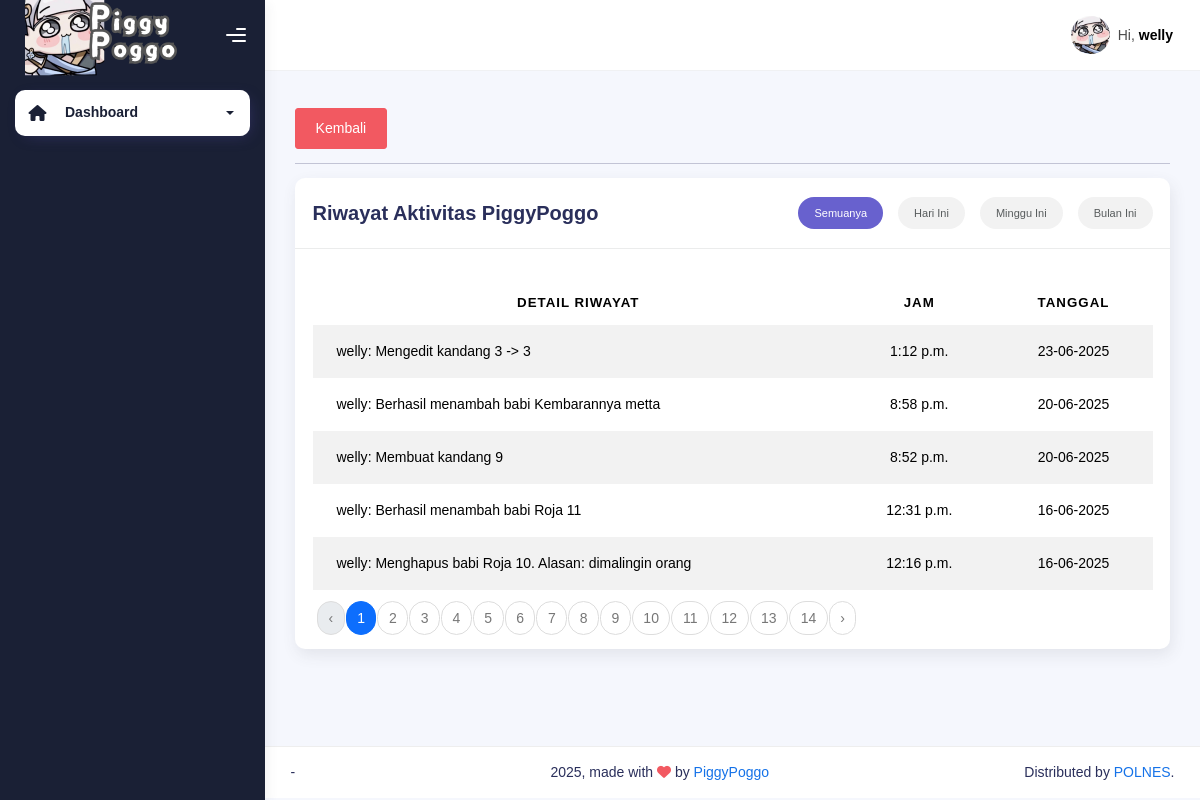
The app's page /dashboard/riwayat (signed in) with its own data.
### piggypoggo_app/models.py (models this page shows, shortened)
class Riwayat(models.Model):
    riwayat = models.TextField(null=True, blank=True)
    tanggal = models.DateTimeField(auto_now_add=True)
    user_profile = models.ForeignKey(UserProfile, null=True, blank=True, on_delete=models.SET_NULL)
    def __str__(self):
        return f'{self.riwayat}'

class UserProfile(models.Model):
    LEVEL_USER = [
        (1, "Operator"),
        (2, "Admin"),
    ]
    user = models.OneToOneField(User, on_delete=models.CASCADE)
    level = models.IntegerField(choices=LEVEL_USER, default=1)

### piggypoggo_app/views.py (the view, shortened to what this page needs)
# urls.py: path('dashboard/riwayat', views.riwayat, name="riwayat"),
@login_required
@status_required([1, 2])
def riwayat(request):
    filter_option = request.GET.get('filter', 'semua')
    all_riwayats = Riwayat.objects.all()
    if filter_option == 'hari_ini':
        from django.utils.timezone import now
        today = now().date()
        all_riwayats = all_riwayats.filter(tanggal__date=today)
    elif filter_option == 'bulan_ini':
        from django.utils.timezone import now
        today = now().date()
        all_riwayats = all_riwayats.filter(tanggal__year=today.year, tanggal__month=today.month)
    all_riwayats = all_riwayats.order_by('-tanggal')
    paginator = Paginator(all_riwayats, 5)
    page_number = request.GET.get('page')
    page_obj = paginator.get_page(page_number)
    context = {
        'page_obj': page_obj,
        'filter': filter_option,
    }
    return render(request, 'riwayat.html', context)

### piggypoggo_app/templates/riwayat.html (shortened to what this page needs)
{% extends "base-dashboard.html" %} {% load static %}
{% block content %}
<div class="container">
    <div class="page-inner">
        <div class="page-header">
        </div>
        <div class="row">
            <div class="col-md-12">
                <a href="{% url 'dashboard' %}" class="btn btn-danger" style="margin-top: -20px;">Kembali</a>
                <hr>
                <div class="card">
                    <div class="card-header" style="display: flex; justify-content: space-between; align-items: center;">
                        <div class="card-title" style="margin-right: 10px;">Riwayat Aktivitas PiggyPoggo</div>
                        <div>
                            <ul class="nav nav-pills nav-secondary nav-pills-no-bd nav-sm" id="pills-tab" role="tablist">
                                <li class="nav-item">
                                    <a class="nav-link {% if filter == 'semua' %}active{% endif %}" href="?filter=semua">Semuanya</a>
                                </li>
                                <li class="nav-item">
                                    <a class="nav-link {% if filter == 'hari_ini' %}active{% endif %}" href="?filter=hari_ini">Hari Ini</a>
                                </li>
                                <li class="nav-item">
                                    <a class="nav-link {% if filter == 'minggu_ini' %}active{% endif %}" href="?filter=minggu_ini">Minggu Ini</a>
                                </li>
                                <li class="nav-item">
                                    <a class="nav-link {% if filter == 'bulan_ini' %}active{% endif %}" href="?filter=bulan_ini">Bulan Ini</a>
                                </li>
                            </ul>
                        </div>
                    </div>
                    <div class="card-body">
                        <table class="table table-striped mt-3">
                        <thead>
                            <tr>
                            <th scope="col" style="text-align: center;">Detail Riwayat</th>
                            <th scope="col" style="text-align: center;">Jam</th>
                            <th scope="col" style="text-align: center;">Tanggal</th>
                            </tr>
                        </thead>
                        <tbody>
                            {% for riwayat in page_obj %}
                            <tr>
                                <td>{{ riwayat.user_profile.user.username }}: {{ riwayat }}</td>
                                <td style="text-align: center;">{{ riwayat.tanggal|time }}</td>
                                <td style="text-align: center;">{{ riwayat.tanggal|date:'d-m-Y' }}</td>
                            </tr>
                            {% endfor %}
                        </tbody>
                        </table>
                    </div>
                    <div class="dataTables_paginate paging_simple_numbers" style="margin-top: -20px; margin-left: 20px;">
                        <ul class="pagination">
                        {% if page_obj.has_previous %}
                            <li class="paginate_button page-item">
                            <a class="page-link" href="?page={{ page_obj.previous_page_number }}&filter={{ filter }}">‹</a>
                            </li>
                        {% else %}
                            <li class="paginate_button page-item disabled">
                            <span class="page-link">‹</span>
                            </li>
                        {% endif %}
                        {% for num in page_obj.paginator.page_range %}
                            {% if page_obj.number == num %}
                            <li class="paginate_button page-item active">
                                <span class="page-link">{{ num }}</span>
                            </li>
                            {% else %}
                            <li class="paginate_button page-item">
                                <a class="page-link" href="?page={{ num }}&filter={{ filter }}">{{ num }}</a>
                            </li>
                            {% endif %}
                        {% endfor %}
                        {% if page_obj.has_next %}
                            <li class="paginate_button page-item">
                            <a class="page-link" href="?page={{ page_obj.next_page_number }}&filter={{ filter }}">›</a>
                            </li>
                        {% else %}
                            <li class="paginate_button page-item disabled">
                            <span class="page-link">›</span>
                            </li>
                        {% endif %}
                        </ul>
                    </div>
                </div>
            </div>
        </div>
    </div>
</div>
{% endblock content %}

### piggypoggo_app/templates/base-dashboard.html (shortened to what this page needs)
{% load static %}
<!DOCTYPE html>
<html lang="en">
  <head>
    <link rel="stylesheet" href="{% static 'css/bootstrap.min.css' %}" />
    <link rel="stylesheet" href="{% static 'css/plugins.min.css' %}" />
    <link rel="stylesheet" href="{% static 'css/piggypoggo.min.css' %}" />
    <link rel="stylesheet" href="https://cdnjs.cloudflare.com/ajax/libs/bootstrap/5.3.3/css/bootstrap-grid.min.css" />
    <link href="https://cdn.jsdelivr.net/npm/select2@4.1.0-rc.0/dist/css/select2.min.css" rel="stylesheet" />
    <link rel="stylesheet" href="https://cdnjs.cloudflare.com/ajax/libs/font-awesome/6.5.1/css/all.min.css">
  </head>
  <body>
    <div class="wrapper">
      <div class="sidebar sidebar-style-2" data-background-color="dark">
        <div class="sidebar-logo">
          <div class="logo-header" data-background-color="dark">
            <a href="{% url 'dashboard' %}" class="logo">
              <img src="{% static 'img/piggypoggo/jinhsilogo.png' %}" alt="navbar brand" class="navbar-brand" height="90" style=""/>
            </a>
            <div class="nav-toggle">
              <button class="btn btn-toggle toggle-sidebar">
                <i class="gg-menu-right"></i>
              </button>
            </div>
          </div>
        </div>
        <div class="sidebar-wrapper scrollbar scrollbar-inner">
          <div class="sidebar-content">
            <ul class="nav nav-secondary">
              <li class="nav-item active">
                <a data-bs-toggle="collapse" href="#dashboard" class="collapsed" aria-expanded="false">
                  <i class="fas fa-home"></i>
                  <p>Dashboard</p>
                  <span class="caret"></span>
                </a>
              </li>
            </ul>
          </div>
        </div>
      </div>
      <div class="main-panel">
        <div class="main-header">
          <nav class="navbar navbar-header navbar-header-transparent navbar-expand-lg border-bottom">
            <div class="container-fluid">
              <ul class="navbar-nav topbar-nav ms-md-auto align-items-center">
                <li class="nav-item topbar-user dropdown hidden-caret">
                  <a class="dropdown-toggle profile-pic" data-bs-toggle="dropdown" href="#" aria-expanded="false">
                    <div class="avatar-sm">
                      <img
                        src="{% static 'img/piggypoggo/jinhsi-icon.png' %}"
                        alt="..."
                        class="avatar-img rounded-circle"
                      />
                    </div>
                    <span class="profile-username">
                      <span class="op-7">Hi,</span>
                      <span class="fw-bold">{{ request.user }}</span>
                    </span>
                  </a>
                </li>
              </ul>
            </div>
          </nav>
        </div>
        {% block content %}{% endblock content %}
      <footer class="footer">
          <div class="container-fluid d-flex justify-content-between">
            <nav class="pull-left">
              <ul class="nav">
                <li class="nav-item">
                  -
                </li>
              </ul>
            </nav>
            <div class="copyright">
              2025, made with <i class="fa fa-heart heart text-danger"></i> by
              <a href="">PiggyPoggo</a>
            </div>
            <div>
              Distributed by
              <a target="_blank" href="">POLNES</a>.
            </div>
          </div>
        </footer>
      </div>
    </div>
  </body>
</html>

### records on screen
Riwayat: user_profile.user.username "welly", riwayat "Mengedit kandang 3 -> 3", tanggal "1:12 p.m.", tanggal "23-06-2025"
Riwayat: user_profile.user.username "welly", riwayat "Berhasil menambah babi Kembarannya metta", tanggal "8:58 p.m.", tanggal "20-06-2025"
Riwayat: user_profile.user.username "welly", riwayat "Membuat kandang 9", tanggal "8:52 p.m.", tanggal "20-06-2025"
Riwayat: user_profile.user.username "welly", riwayat "Berhasil menambah babi Roja 11", tanggal "12:31 p.m.", tanggal "16-06-2025"
Riwayat: user_profile.user.username "welly", riwayat "Menghapus babi Roja 10. Alasan: dimalingin orang", tanggal "12:16 p.m.", tanggal "16-06-2025"

### other values on screen
{{ request.user }} "welly"
{{ num }} "1"
{{ num }} "2" "3" "4" "5" "6" "7" "8" "9" "10" "11" "12" "13" "14"
